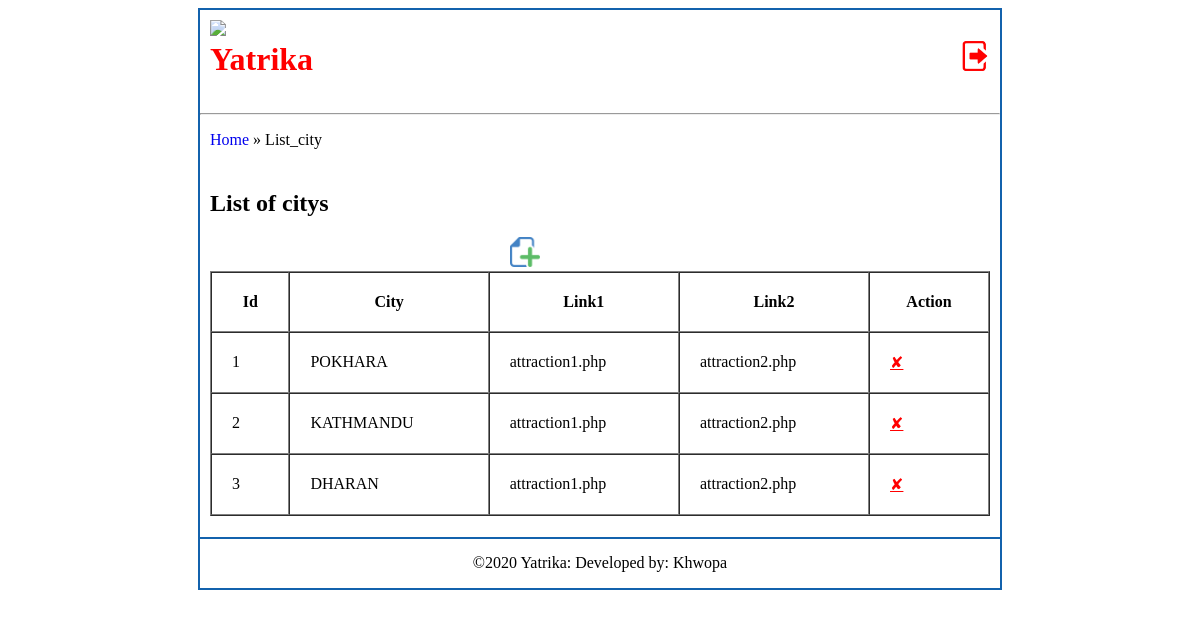
Page /admin/list_city.php (signed in) on the committed database.
### tables this page shows
CREATE TABLE `city` (
  `id` int(20) NOT NULL,
  `city` varchar(20) NOT NULL,
  `link1` text NOT NULL,
  `link2` text NOT NULL,
  `hits` int(11) NOT NULL,
  `created_at` timestamp NOT NULL DEFAULT CURRENT_TIMESTAMP
);

### admin/list_city.php (the view, shortened to what this page needs)
<?php
require_once("DBConnect.php");
$sql = "SELECT * FROM `city` WHERE 1 Limit 0, 10";
$result = mysqli_query($conn, $sql);
?>
<?php include 'includes/header.php';?>
<p id="breadcrumb"><a href="index.php" style="padding-left: 10px;">Home</a> &raquo; List_city</p>
<div class="content">
	<h2>List of citys</h2>
	<a href="add_city.php"><img src="images/add.png" style=" margin-left: 300px;" height="30px"></a>
	<form action="" method="POST" name="citye" enctype="multipart/form-data">
		<table border="1" cellspacing="0" cellpadding
		="20" width="100%">
		<tr>
			<th>Id</th>
			<th>City</th>
			<th>Link1</th>
			<th>Link2</th>
			<th>Action</th>
		</tr>
		<?php
		if (mysqli_num_rows($result) > 0) {
			$i=0;
			while($row = mysqli_fetch_assoc($result)) {
				?>
				<tr>
					<td><?= ++$i;?></td>
					<td><?= $row["city"];?></td>
					<td><?= $row["link1"];?></td>
					<td><?= $row["link2"];?></td>
					<td><a style="color: #F00;" onclick="return confirm('Are you sure you want to delete this entry?')" href="delete_city.php?id=<?= $row['id'];?>">&#10008;</a></td>
				</tr>
				<?php
			}
		} else {
			?>
			<tr>
				<td colspan="4">No Record(s) found.</td>
			</tr>
			<?php
		}
		?>
	</table>
</div>
<?php include 'includes/footer.php';?>

### admin/css/styles.css (style rules this page uses)
.content { margin: 5px; padding: 5px; }
#breadcrumb a { text-decoration: none; }

### rows in the picture
city: city "POKHARA", link1 "attraction1.php", link2 "attraction2.php"
city: city "KATHMANDU", link1 "attraction1.php", link2 "attraction2.php"
city: city "DHARAN", link1 "attraction1.php", link2 "attraction2.php"
